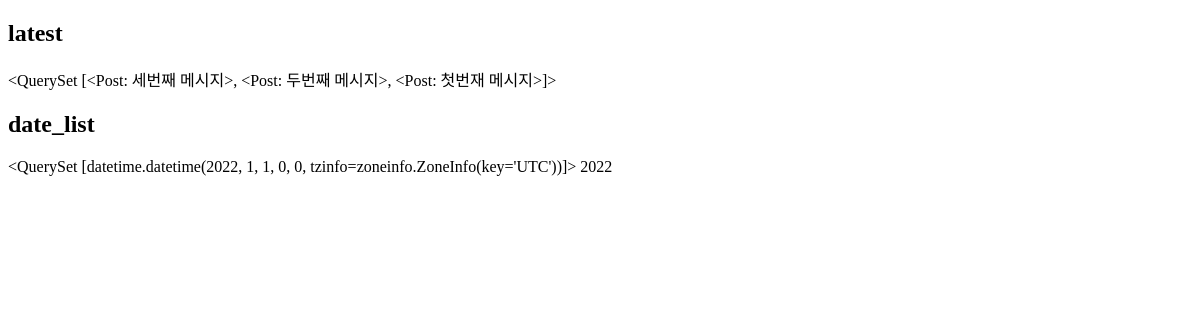
Page /instagram1/archive/ on the earlier database version.
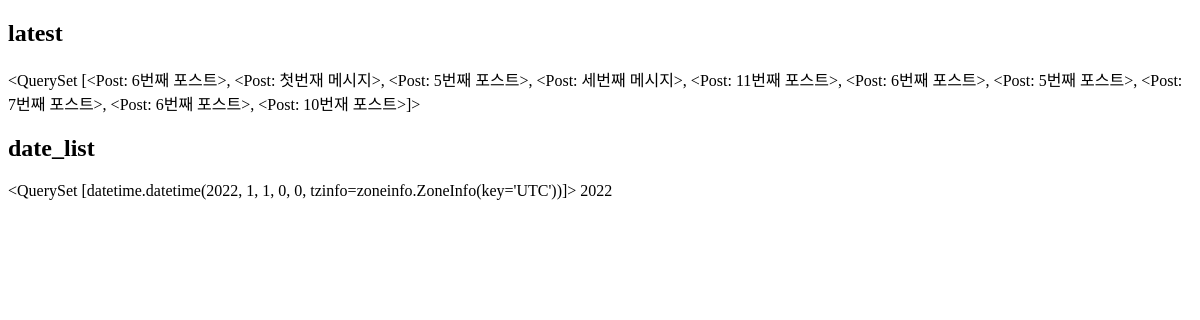
Same page on the later database version.
### instagram1/models.py (models this page shows)
class Post(models.Model):
    author = models.ForeignKey(to=settings.AUTH_USER_MODEL, on_delete=models.CASCADE)
    massage = models.TextField()
    photo = models.ImageField(blank=True, upload_to='instagram1S/post/%Y/%m/%d')
    tag_set = models.ManyToManyField('Tag', blank=True)
    is_public = models.BooleanField(default=False, verbose_name="공개여부")
    created_at = models.DateTimeField(auto_now_add=True)
    updated_at = models.DateTimeField(auto_now=True)
    def __str__(self):
        return self.massage
    class Mata:
        ordering = ['-id']

### instagram1/templates/instagram1/post_archive.html (shortened to what this page needs)
<!DOCTYPE html>
<html lang="en">
<head>
</head>
<body>
    <h2> latest </h2>
        {{ latest }}
    <h2> date_list </h2>
        {{ date_list }}
    {% for date in date_list %}
        {{ date.year}}
    {% endfor %}
</body>
</html>

Differences in the rows shown:
no longer on this page (row unchanged): Post: massage.massage "<QuerySet [<Post: 세번째 메시지>, <Post: 두번째 메시지>, <Post: 첫번재 메시지>]>"
added Post: massage.massage "<QuerySet [<Post: 6번째 포스트>, <Post: 첫번재 메시지>, <Post: 5번째 포스트>, <Post: 세번째 메시지>, <Post: 11번째 포스트>, <Post: 6번째 포스트>, <Post: 5번째 포스트>, <Post: 7번째 포스트>, <Post: 6번째 포스트>, <Post: 10번재 포스트>]>"
